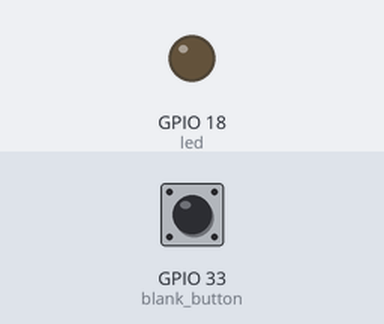
Recording of a program running on a simulated ESP32 board running MicroPython. Parts: output pins drawn as LEDs (lit = HIGH). The test bench sets the inputs (shaded band); at power-on: GPIO 33 (blank_button) HIGH.

Above: at 1.2 s.
1.3 s: GPIO 33 (blank_button) pulled LOW for 0.15 s
At 1.37 s:
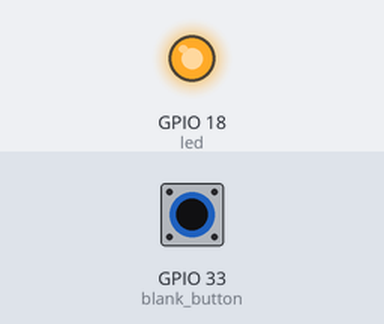
2.9 s: GPIO 33 (blank_button) pulled LOW for 3.2 s
At 6.8 s:
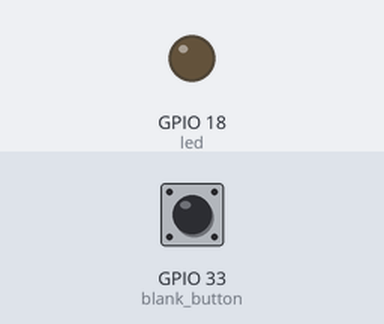
Timing chart, 0 to 8.3 s (numbered marks = the images above; inputs shaded):
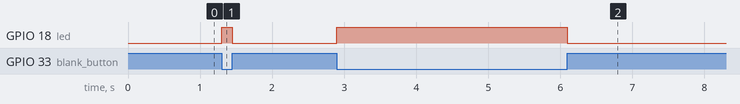

The program:

main.py
```python
from machine import Pin, ADC
import time

sensor = ADC(Pin(36)) #Analog sensor connected to pin A0
sensor.atten(ADC.ATTN_11DB)

blank_button = Pin(33, Pin.IN, Pin.PULL_UP)
led = Pin(18, Pin.OUT) # LED connected to pin 17

while True:
    if blank_button.value() == 0:
        led.value(1)
    else:
        led.value(0)

    #print(led.value())

    #time.sleep(0.1)
    #read = sensor.read()
    #print(read)

    #time.sleep(1)
```

Measured:
- after the input at 1.3 s, GPIO 18 (led): LOW → HIGH at once, → LOW 0.15 s later
- after the input at 2.9 s, GPIO 18 (led): LOW → HIGH at once, → LOW 3.2 s later
